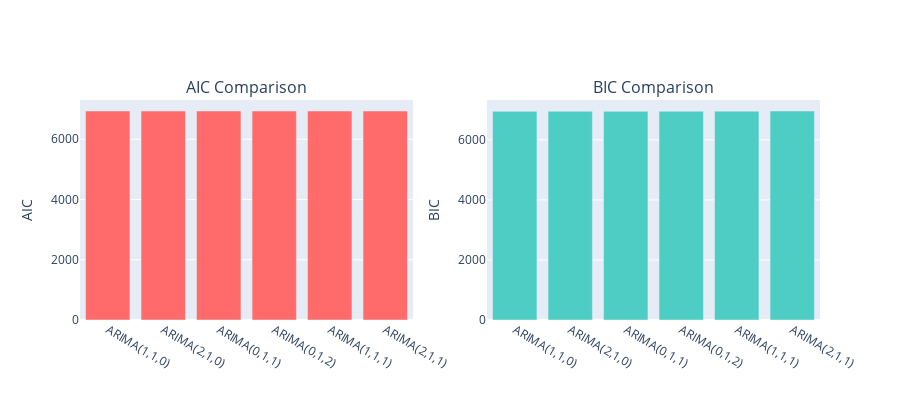

The code cell stored with this chart in its notebook:
### Code cell
# Visualize model comparison
fig = sp.make_subplots(
    rows=1, cols=2,
    subplot_titles=('AIC Comparison', 'BIC Comparison')
)

fig.add_trace(
    go.Bar(x=results_df['Model'], y=results_df['AIC'], name='AIC', marker=dict(color='#FF6B6B')),
    row=1, col=1
)

fig.add_trace(
    go.Bar(x=results_df['Model'], y=results_df['BIC'], name='BIC', marker=dict(color='#4ECDC4')),
    row=1, col=2
)

fig.update_yaxes(title_text="AIC", row=1, col=1)
fig.update_yaxes(title_text="BIC", row=1, col=2)
fig.update_layout(height=400, showlegend=False)
fig.show()

# Model parameters
print(f"\nOptimal Model Parameters:")
print(optimal_model.params)
print(f"\nParameter Interpretation:")
print(f"  p={optimal_config[0]}: Autoregressive order (past values)")
print(f"  d={optimal_config[1]}: Differencing order (stationarity)")
print(f"  q={optimal_config[2]}: Moving average order (past errors)")

### Figure 1 — Plotly figure (JSON) as saved in the notebook; plotly's stock layout.template omitted (floating-point values rounded to 4 significant figures)
{"data": [{"marker": {"color": "#FF6B6B"}, "name": "AIC", "type": "bar", "x": ["ARIMA(1,1,0)", "ARIMA(2,1,0)", "ARIMA(0,1,1)", "ARIMA(0,1,2)", "ARIMA(1,1,1)", "ARIMA(2,1,1)"], "xaxis": "x", "y": [6937.0, 6935.0, 6937.0, 6935.0, 6937.0, 6937.0], "yaxis": "y"}, {"marker": {"color": "#4ECDC4"}, "name": "BIC", "type": "bar", "x": ["ARIMA(1,1,0)", "ARIMA(2,1,0)", "ARIMA(0,1,1)", "ARIMA(0,1,2)", "ARIMA(1,1,1)", "ARIMA(2,1,1)"], "xaxis": "x2", "y": [6949.0, 6952.0, 6948.0, 6952.0, 6954.0, 6959.0], "yaxis": "y2"}], "layout": {"annotations": [{"font": {"size": 16}, "showarrow": false, "text": "AIC Comparison", "x": 0.225, "xanchor": "center", "xref": "paper", "y": 1, "yanchor": "bottom", "yref": "paper"}, {"font": {"size": 16}, "showarrow": false, "text": "BIC Comparison", "x": 0.775, "xanchor": "center", "xref": "paper", "y": 1, "yanchor": "bottom", "yref": "paper"}], "height": 400, "showlegend": false, "xaxis": {"anchor": "y", "domain": [0, 0.45]}, "xaxis2": {"anchor": "y2", "domain": [0.55, 1]}, "yaxis": {"anchor": "x", "domain": [0, 1], "title": {"text": "AIC"}}, "yaxis2": {"anchor": "x2", "domain": [0, 1], "title": {"text": "BIC"}}}}
